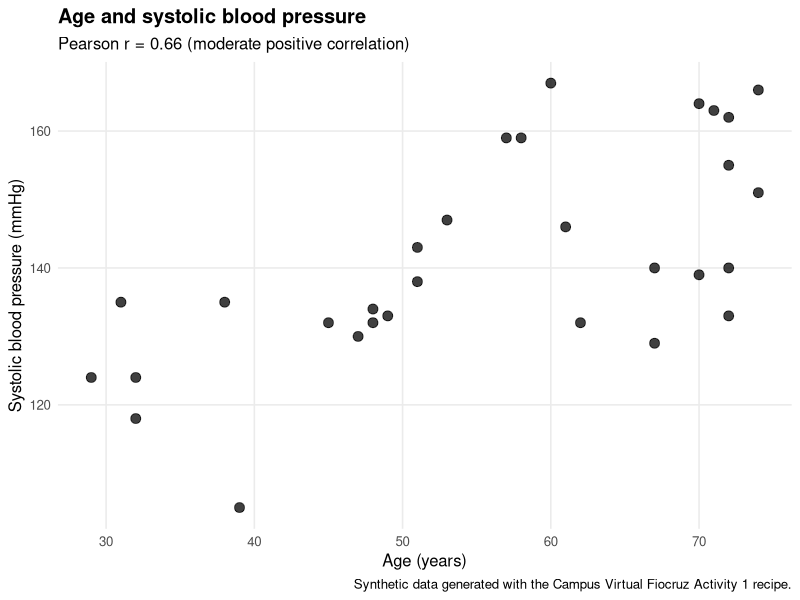
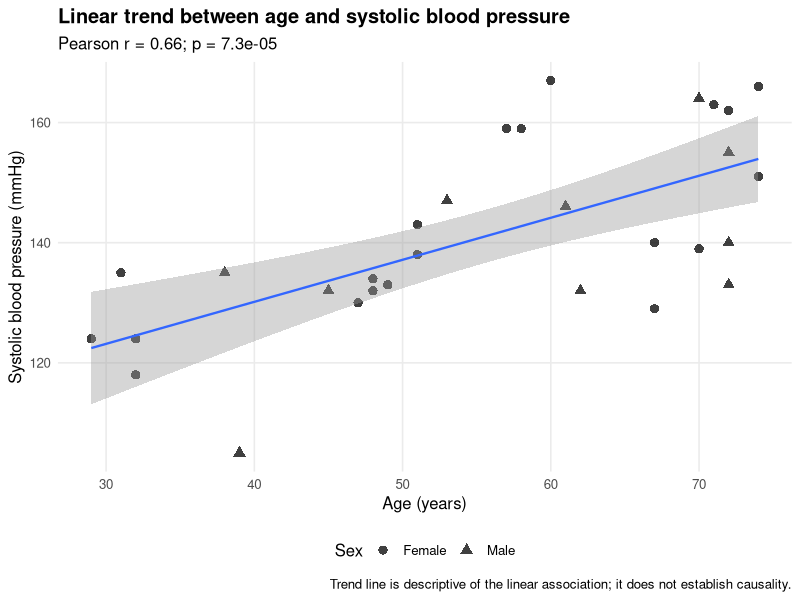
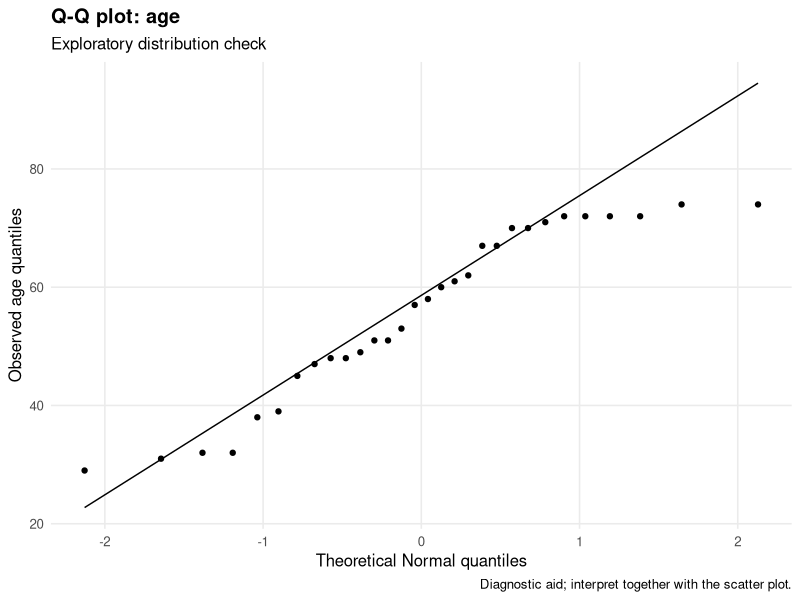
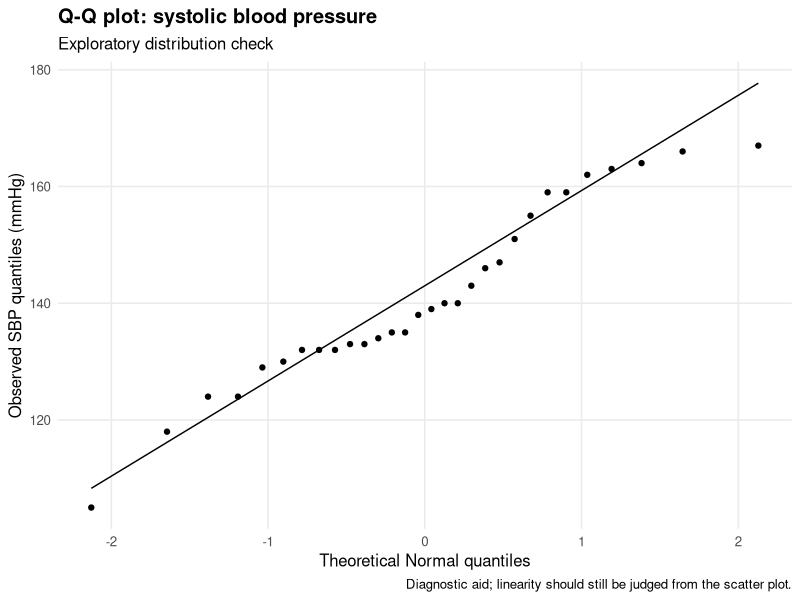

These charts were generated, in order, by the following R code: (Note: this script raises an error after producing the figures.)
# ============================================================
# FIOCRUZ — Module 3, Lesson 2, Activity 1
#
# Official activity:
#   calculate the correlation between systolic blood pressure
#   and age, interpret strength/direction, and visualize the
#   relationship with a scatter plot.
#
# Official data-generation recipe:
#   set.seed(42)
#   n = 30
#   age ~ Uniform(25, 75)
#   SBP = 100 + 0.8*age + Normal(0, 10)
#   sex generated randomly
#
# Main lesson:
#   Pearson's r describes the strength and direction of a
#   LINEAR association. Correlation does not imply causation.
# ============================================================

required <- c("dplyr", "readr", "ggplot2", "tibble", "broom")

missing <- required[
  !vapply(required, requireNamespace, FUN.VALUE = logical(1), quietly = TRUE)
]

if (length(missing) > 0) {
  cat("\nMissing R packages:", paste(missing, collapse = ", "), "\n")
  cat("Installing missing CRAN packages...\n")
  install.packages(missing, repos = "https://cloud.r-project.org")
}

suppressPackageStartupMessages({
  library(dplyr)
  library(readr)
  library(ggplot2)
  library(tibble)
  library(broom)
})

set.seed(42)
alpha <- 0.05
n <- 30

# ------------------------------------------------------------
# STEP 1 — REPRODUCE THE OFFICIAL COURSE DATA
# ------------------------------------------------------------

bp_age <- tibble(
  age = round(runif(n, min = 25, max = 75)),
  systolic_bp = round(
    100 + 0.8 * age + rnorm(n, 0, 10)
  ),
  sex = if_else(
    runif(n) >= 0.5,
    "Female",
    "Male"
  )
)

cat("\n============================================================\n")
cat("STEP 1 — SIMULATED PATIENT DATA\n")
cat("============================================================\n")
print(bp_age, n = 30)

cat("\nData-generation model used by the course:\n")
cat("  SBP = 100 + 0.8 × age + random noise\n")
cat("\nThis creates a real positive association in the synthetic data.\n")

# ------------------------------------------------------------
# STEP 2 — DESCRIPTIVE CONTEXT
# ------------------------------------------------------------

descriptive <- bp_age |>
  summarise(
    n = n(),
    mean_age = mean(age),
    sd_age = sd(age),
    mean_sbp = mean(systolic_bp),
    sd_sbp = sd(systolic_bp),
    min_age = min(age),
    max_age = max(age),
    min_sbp = min(systolic_bp),
    max_sbp = max(systolic_bp)
  )

cat("\n============================================================\n")
cat("STEP 2 — DESCRIPTIVE CONTEXT\n")
cat("============================================================\n")
print(
  descriptive |>
    mutate(across(where(is.numeric), ~ round(.x, 2)))
)

# ------------------------------------------------------------
# STEP 3 — PEARSON CORRELATION TEST
# ------------------------------------------------------------

pearson <- cor.test(
  bp_age$systolic_bp,
  bp_age$age,
  method = "pearson",
  alternative = "two.sided",
  conf.level = 0.95
)

cat("\n============================================================\n")
cat("STEP 3 — PEARSON cor.test()\n")
cat("============================================================\n")
print(pearson)

r <- unname(pearson$estimate)
abs_r <- abs(r)

direction <- case_when(
  r > 0 ~ "Positive",
  r < 0 ~ "Negative",
  TRUE ~ "No linear direction"
)

strength <- case_when(
  abs_r < 0.3 ~ "Weak",
  abs_r < 0.7 ~ "Moderate",
  TRUE ~ "Strong"
)

significance <- if_else(
  pearson$p.value < alpha,
  "Statistically significant",
  "Not statistically significant"
)

pearson_summary <- tibble(
  n = n,
  pearson_r = r,
  direction = direction,
  strength = strength,
  t_statistic = unname(pearson$statistic),
  df = unname(pearson$parameter),
  p_value = pearson$p.value,
  ci_lower = pearson$conf.int[1],
  ci_upper = pearson$conf.int[2],
  significance = significance
)

cat("\n============================================================\n")
cat("STEP 4 — INTERPRETATION\n")
cat("============================================================\n")
print(
  pearson_summary |>
    mutate(
      across(
        c(
          pearson_r,
          t_statistic,
          p_value,
          ci_lower,
          ci_upper
        ),
        ~ round(.x, 4)
      )
    )
)

cat("\nInterpretation:\n")
cat(
  "r =",
  round(r, 3),
  "->",
  tolower(strength),
  tolower(direction),
  "linear correlation.\n"
)

if (pearson$p.value < alpha) {
  cat("p <", alpha, "-> reject H0: rho = 0.\n")
  cat("There is evidence of a non-zero linear correlation.\n")
} else {
  cat("p >=", alpha, "-> do not reject H0: rho = 0.\n")
  cat("There is insufficient evidence of a linear correlation.\n")
}

cat("\nIMPORTANT:\n")
cat("Correlation describes association, not causation.\n")
cat("A high r does not prove that age itself causes the observed SBP change.\n")

# ------------------------------------------------------------
# STEP 5 — SCATTER PLOT
# ------------------------------------------------------------

p_scatter <- ggplot(
  bp_age,
  aes(
    x = age,
    y = systolic_bp
  )
) +
  geom_point(
    size = 3,
    alpha = 0.75
  ) +
  labs(
    title = "Age and systolic blood pressure",
    subtitle = paste0(
      "Pearson r = ",
      round(r, 2),
      " (",
      tolower(strength),
      " ",
      tolower(direction),
      " correlation)"
    ),
    x = "Age (years)",
    y = "Systolic blood pressure (mmHg)",
    caption = "Synthetic data generated with the Campus Virtual Fiocruz Activity 1 recipe."
  ) +
  theme_minimal(base_size = 12) +
  theme(
    plot.title = element_text(face = "bold"),
    panel.grid.minor = element_blank()
  )

ggsave(
  "practice/manual_attempts/module3_lesson2/activity01_pearson_correlation/outputs/age_sbp_scatter.png",
  p_scatter,
  width = 8,
  height = 5,
  dpi = 300,
  bg = "white"
)

# ------------------------------------------------------------
# STEP 6 — ENRICHED VISUALIZATION WITH LINEAR TREND
# ------------------------------------------------------------
#
# The course asks for a scatter plot. This second figure is a
# portfolio extension: the regression line helps visualize the
# linear direction, while the raw points remain visible.

p_trend <- ggplot(
  bp_age,
  aes(
    x = age,
    y = systolic_bp
  )
) +
  geom_point(
    aes(shape = sex),
    size = 2.8,
    alpha = 0.75
  ) +
  geom_smooth(
    method = "lm",
    formula = y ~ x,
    se = TRUE,
    linewidth = 0.8
  ) +
  labs(
    title = "Linear trend between age and systolic blood pressure",
    subtitle = paste0(
      "Pearson r = ",
      round(r, 2),
      "; p = ",
      format.pval(pearson$p.value, digits = 2)
    ),
    x = "Age (years)",
    y = "Systolic blood pressure (mmHg)",
    shape = "Sex",
    caption = "Trend line is descriptive of the linear association; it does not establish causality."
  ) +
  theme_minimal(base_size = 12) +
  theme(
    plot.title = element_text(face = "bold"),
    panel.grid.minor = element_blank(),
    legend.position = "bottom"
  )

ggsave(
  "practice/manual_attempts/module3_lesson2/activity01_pearson_correlation/outputs/age_sbp_linear_trend.png",
  p_trend,
  width = 8.5,
  height = 5.5,
  dpi = 300,
  bg = "white"
)

# ------------------------------------------------------------
# STEP 7 — PEARSON VS SPEARMAN EXTENSION
# ------------------------------------------------------------
#
# The lesson notes that Spearman correlation can be useful when
# Pearson's assumptions are not appropriate. We compute both so
# their roles are visible without replacing the official task.

spearman <- cor.test(
  bp_age$systolic_bp,
  bp_age$age,
  method = "spearman",
  alternative = "two.sided",
  exact = FALSE
)

method_comparison <- tibble(
  method = c("Pearson", "Spearman"),
  coefficient = c(
    unname(pearson$estimate),
    unname(spearman$estimate)
  ),
  p_value = c(
    pearson$p.value,
    spearman$p.value
  ),
  primary_question = c(
    "Linear association",
    "Monotonic rank association"
  )
)

cat("\n============================================================\n")
cat("STEP 7 — PEARSON VS SPEARMAN EXTENSION\n")
cat("============================================================\n")
print(
  method_comparison |>
    mutate(
      across(
        c(coefficient, p_value),
        ~ round(.x, 4)
      )
    )
)

cat("\nPearson is the official activity here because the simulated\n")
cat("relationship is designed to be approximately linear.\n")

# ------------------------------------------------------------
# STEP 8 — ASSUMPTION / SHAPE CHECKS
# ------------------------------------------------------------

p_qq_age <- ggplot(
  bp_age,
  aes(sample = age)
) +
  stat_qq() +
  stat_qq_line() +
  labs(
    title = "Q-Q plot: age",
    subtitle = "Exploratory distribution check",
    x = "Theoretical Normal quantiles",
    y = "Observed age quantiles",
    caption = "Diagnostic aid; interpret together with the scatter plot."
  ) +
  theme_minimal(base_size = 12) +
  theme(
    plot.title = element_text(face = "bold"),
    panel.grid.minor = element_blank()
  )

ggsave(
  "practice/manual_attempts/module3_lesson2/activity01_pearson_correlation/outputs/qq_age.png",
  p_qq_age,
  width = 6.5,
  height = 5,
  dpi = 300,
  bg = "white"
)

p_qq_sbp <- ggplot(
  bp_age,
  aes(sample = systolic_bp)
) +
  stat_qq() +
  stat_qq_line() +
  labs(
    title = "Q-Q plot: systolic blood pressure",
    subtitle = "Exploratory distribution check",
    x = "Theoretical Normal quantiles",
    y = "Observed SBP quantiles (mmHg)",
    caption = "Diagnostic aid; linearity should still be judged from the scatter plot."
  ) +
  theme_minimal(base_size = 12) +
  theme(
    plot.title = element_text(face = "bold"),
    panel.grid.minor = element_blank()
  )

ggsave(
  "practice/manual_attempts/module3_lesson2/activity01_pearson_correlation/outputs/qq_sbp.png",
  p_qq_sbp,
  width = 6.5,
  height = 5,
  dpi = 300,
  bg = "white"
)

# ------------------------------------------------------------
# STEP 9 — SAVE OUTPUTS
# ------------------------------------------------------------

write_csv(
  bp_age,
  "practice/manual_attempts/module3_lesson2/activity01_pearson_correlation/outputs/simulated_bp_age_data.csv"
)

write_csv(
  descriptive,
  "practice/manual_attempts/module3_lesson2/activity01_pearson_correlation/outputs/descriptive_summary.csv"
)

write_csv(
  pearson_summary,
  "practice/manual_attempts/module3_lesson2/activity01_pearson_correlation/outputs/pearson_correlation_summary.csv"
)

write_csv(
  method_comparison,
  "practice/manual_attempts/module3_lesson2/activity01_pearson_correlation/outputs/pearson_vs_spearman.csv"
)

# ------------------------------------------------------------
# STEP 10 — VALIDATION
# ------------------------------------------------------------

stopifnot(nrow(bp_age) == 30)
stopifnot(all(bp_age$age >= 25))
stopifnot(all(bp_age$age <= 75))

stopifnot(
  is.finite(r),
  r >= -1,
  r <= 1
)

# The official seed and simulation recipe deliberately create a
# positive age-SBP association. We validate the intended signal
# without hard-coding an exact floating-point coefficient.
stopifnot(r > 0.3)
stopifnot(pearson$p.value < 0.05)

required_figures <- c(
  "practice/manual_attempts/module3_lesson2/activity01_pearson_correlation/outputs/age_sbp_scatter.png",
  "practice/manual_attempts/module3_lesson2/activity01_pearson_correlation/outputs/age_sbp_linear_trend.png",
  "practice/manual_attempts/module3_lesson2/activity01_pearson_correlation/outputs/qq_age.png",
  "practice/manual_attempts/module3_lesson2/activity01_pearson_correlation/outputs/qq_sbp.png"
)

stopifnot(all(file.exists(required_figures)))

cat("\n============================================================\n")
cat("✅ M3 LESSON 2 · ACTIVITY 1 PASSED\n")
cat("============================================================\n")
cat("Pearson r:", round(r, 3), "\n")
cat("Direction:", direction, "\n")
cat("Strength:", strength, "\n")
cat("p-value:", format.pval(pearson$p.value, digits = 3), "\n")
cat("\n")
cat("You practiced:\n")
cat("  • scatter plots for two numeric variables\n")
cat("  • cor()\n")
cat("  • cor.test()\n")
cat("  • Pearson r\n")
cat("  • strength + direction interpretation\n")
cat("  • H0: rho = 0\n")
cat("  • confidence interval for correlation\n")
cat("  • correlation ≠ causation\n")
cat("  • Pearson vs Spearman distinction\n")
